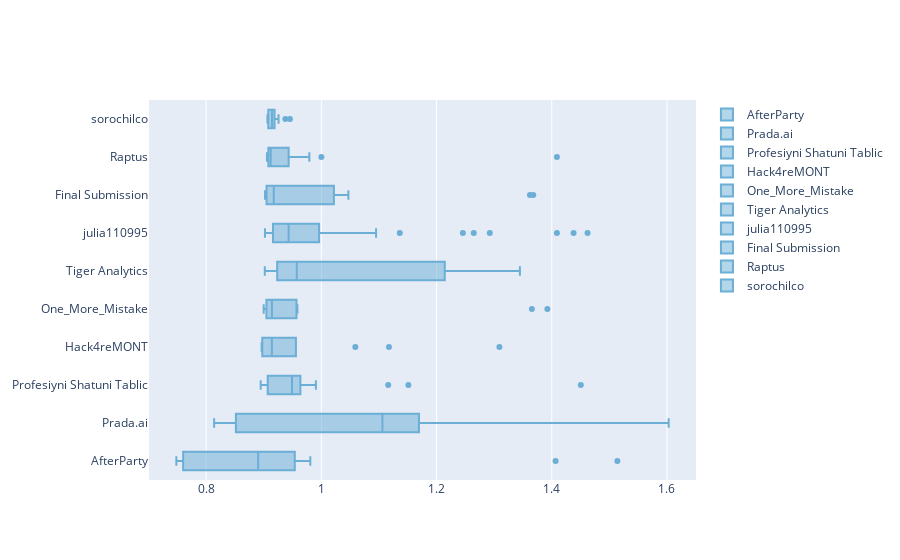

The cell this chart's notebook holds for it:
### Code cell
fig = go.Figure()

for key in list(data.keys()):
    fig.add_trace(go.Box(
        x=data[key], 
        name=f"{key}",
        marker_color='rgb(107,174,214)',
        line_color='rgb(107,174,214)'
    ))

fig.show()
